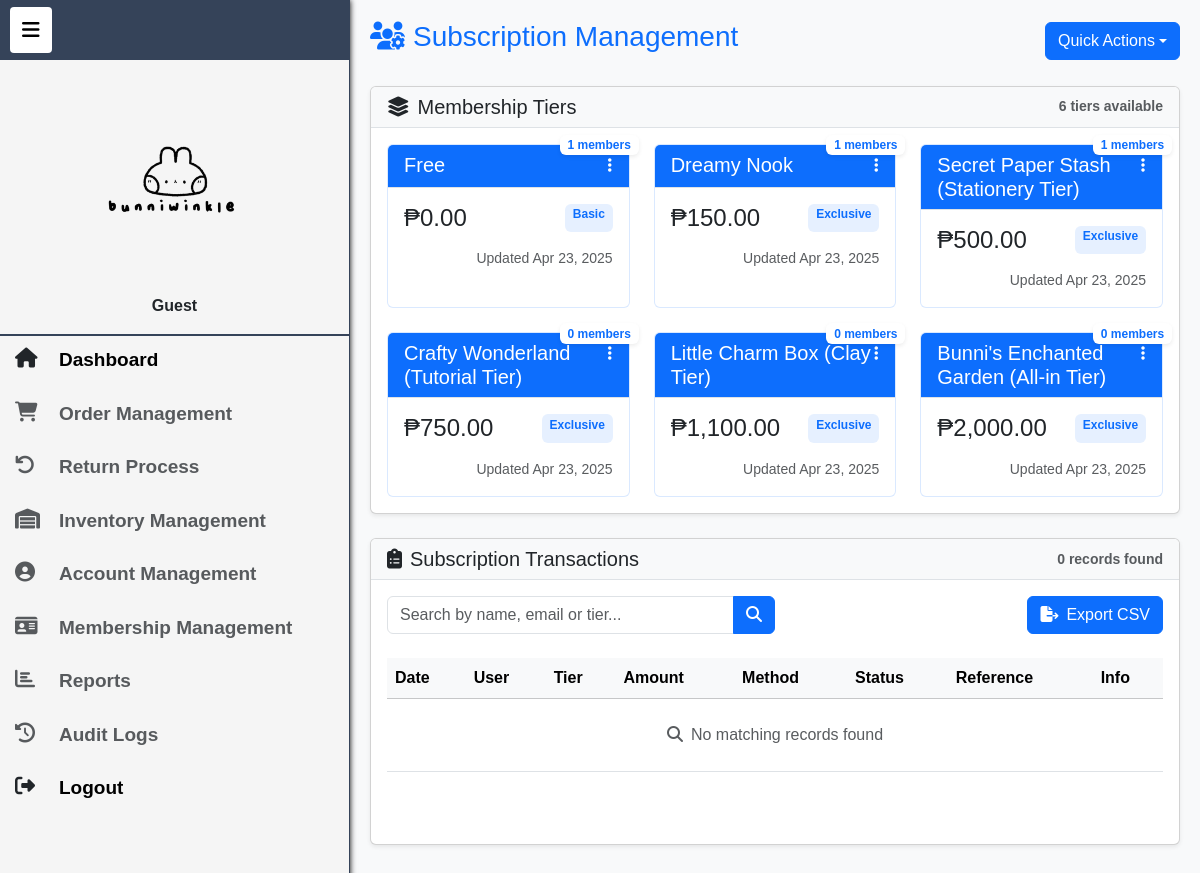
The app's page /pages/subscription-management.php with its own data.
### tables this page shows
CREATE TABLE membership_types (
    membership_type_id INT AUTO_INCREMENT PRIMARY KEY,
    type_name VARCHAR(50) UNIQUE NOT NULL,
    price DECIMAL(10,2) NOT NULL DEFAULT 0.00,
    description TEXT NULL,
    can_access_exclusive BOOLEAN DEFAULT FALSE,
    created_at DATETIME DEFAULT CURRENT_TIMESTAMP,
    modified_at DATETIME DEFAULT CURRENT_TIMESTAMP ON UPDATE CURRENT_TIMESTAMP
);

### pages/subscription-management.php (the view, shortened to what this page needs)
<?php
require_once __DIR__ . '/../config/db_connection.php';
$page    = isset($_GET['page'])   ? (int)$_GET['page']   : 1;
$perPage = 20;
$offset  = ($page - 1) * $perPage;
$memberships = $pdo->query("
    SELECT mt.*, COUNT(m.user_id) AS member_count
      FROM membership_types mt
 LEFT JOIN memberships m ON mt.membership_type_id = m.membership_type_id
  GROUP BY mt.membership_type_id
  ORDER BY mt.price ASC
")->fetchAll(PDO::FETCH_ASSOC);
$search    = isset($_GET['search']) ? "%{$_GET['search']}%" : '%';
$auditStmt = $pdo->prepare("
    SELECT SQL_CALC_FOUND_ROWS sa.*, u.name, u.email, mt.type_name
      FROM subscriptions_audit sa
      JOIN users u  ON sa.user_id = u.user_id
      JOIN membership_types mt ON sa.membership_type_id = mt.membership_type_id
     WHERE u.name       LIKE ?
        OR u.email      LIKE ?
        OR mt.type_name LIKE ?
     ORDER BY sa.payment_date DESC
     LIMIT ? OFFSET ?
");
$auditStmt->execute([$search, $search, $search, $perPage, $offset]);
$subscriptionAudits = $auditStmt->fetchAll(PDO::FETCH_ASSOC);
$totalResults = (int)$pdo->query("SELECT FOUND_ROWS()")->fetchColumn();
?>
<!DOCTYPE html>
<html lang="en">
<head>
    <link href="https://cdn.jsdelivr.net/npm/bootstrap@5.3.2/dist/css/bootstrap.min.css" rel="stylesheet">
    <link href="https://cdn.jsdelivr.net/npm/summernote@0.8.18/dist/summernote-lite.min.css" rel="stylesheet">
    <link rel="stylesheet" href="https://cdnjs.cloudflare.com/ajax/libs/font-awesome/6.4.0/css/all.min.css">
</head>
<body>
    <?php include __DIR__ . '/../includes/sidebar.php'; ?>
    <div class="main-content">
        <div class="d-flex justify-content-between align-items-center mb-4">
            <h1 class="h3 text-primary">
                <i class="fas fa-users-cog me-2"></i>Subscription Management
            </h1>
            <div class="dropdown">
                <button class="btn btn-primary dropdown-toggle" data-bs-toggle="dropdown">
                    Quick Actions
                </button>
            </div>
        </div>
        <div class="section-card card mb-4">
            <div class="card-header d-flex justify-content-between align-items-center">
                <h2 class="h5 mb-0">
                    <i class="fas fa-layer-group me-2"></i>Membership Tiers
                </h2>
                <small class="text-muted"><?= count($memberships) ?> tiers available</small>
            </div>
            <div class="card-body">
                <div class="row row-cols-1 row-cols-md-2 row-cols-lg-3 g-4">
                    <?php foreach ($memberships as $tier): ?>
                        <div class="col">
                            <div class="card membership-card h-100 position-relative">
                                <div class="card-header bg-primary text-white d-flex justify-content-between">
                                    <h5 class="mb-0"><?= htmlspecialchars($tier['type_name']) ?></h5>
                                    <div class="dropdown">
                                        <button class="btn btn-link text-white p-0" data-bs-toggle="dropdown">
                                            <i class="fas fa-ellipsis-v"></i>
                                        </button>
                                    </div>
                                </div>
                                <span class="status-badge badge bg-white text-primary shadow-sm">
                                    <?= $tier['member_count'] ?> members
                                </span>
                                <div class="card-body">
                                    <div class="d-flex justify-content-between mb-3">
                                        <div class="h4 mb-0">₱<?= number_format($tier['price'], 2) ?></div>
                                        <span class="badge bg-primary bg-opacity-10 text-primary">
                                            <?= $tier['can_access_exclusive'] ? 'Exclusive' : 'Basic' ?>
                                        </span>
                                    </div>
                                    <div class="text-end small text-muted">
                                        Updated <?= date('M j, Y', strtotime($tier['modified_at'])) ?>
                                    </div>
                                </div>
                            </div>
                        </div>
                    <?php endforeach; ?>
                </div>
            </div>
        </div>
        <div class="section-card card">
            <div class="card-header d-flex justify-content-between align-items-center">
                <h2 class="h5 mb-0">
                    <i class="fas fa-clipboard-list me-2"></i>Subscription Transactions
                </h2>
                <small class="text-muted"><?= $totalResults ?> records found</small>
            </div>
            <div class="card-body">
                <div class="d-flex justify-content-between mb-4">
                    <form class="w-50" method="GET">
                        <div class="input-group">
                            <input type="text" name="search" class="form-control"
                                placeholder="Search by name, email or tier..."
                                value="<?= htmlspecialchars($_GET['search'] ?? '') ?>">
                            <button type="submit" class="btn btn-primary">
                                <i class="fas fa-search"></i>
                            </button>
                        </div>
                    </form>
                    <button class="btn btn-primary" data-bs-toggle="modal" data-bs-target="#exportModal">
                        <i class="fas fa-file-export me-2"></i>Export CSV
                    </button>
                </div>
                <div class="table-responsive">
                    <table class="table table-hover align-middle">
                        <thead class="table-light">
                            <tr>
                                <th>Date</th>
                                <th>User</th>
                                <th>Tier</th>
                                <th>Amount</th>
                                <th>Method</th>
                                <th>Status</th>
                                <th>Reference</th>
                                <th>Info</th>
                            </tr>
                        </thead>
                        <tbody>
                            <?php if (count($subscriptionAudits) > 0): ?>
                                <?php foreach ($subscriptionAudits as $audit): ?>
                                    <tr>
                                        <td><?= date('M j, Y H:i', strtotime($audit['payment_date'] ?? 'now')) ?></td>
                                        <td>
                                            <?= htmlspecialchars($audit['name'] ?? 'Unknown User') ?><br>
                                            <small class="text-muted"><?= htmlspecialchars($audit['email'] ?? '') ?></small>
                                        </td>
                                        <td><?= htmlspecialchars($audit['type_name'] ?? 'Unknown Tier') ?></td>
                                        <td class="fw-bold">₱<?= number_format($audit['payment_amount'] ?? 0, 2) ?></td>
                                        <td>
                                            <?php
                                            $method = $audit['payment_method'] ?? '';
                                            $badgeClass = [
                                                'credit_card' => 'bg-primary',
                                                'paypal' => 'bg-info',
                                                'gcash' => 'bg-success',
                                                'bank_transfer' => 'bg-warning'
                                            ][$method] ?? 'bg-secondary';
                                            ?>
                                            <span class="badge <?= $badgeClass ?>">
                                                <?= ucfirst(str_replace('_', ' ', $method)) ?>
                                            </span>
                                        </td>
                                        <td>
                                            <span class="badge bg-<?=
                                                ($audit['payment_status'] ?? '') === 'completed' ? 'success' :
                                                (($audit['payment_status'] ?? '') === 'pending' ? 'warning' : 'danger')
                                            ?>">
                                                <?= ucfirst($audit['payment_status'] ?? 'unknown') ?>
                                            </span>
                                        </td>
                                        <td><small><code><?= htmlspecialchars($audit['reference_number'] ?? 'N/A') ?></code></small></td>
                                        <td>
                                            <button class="btn btn-sm btn-outline-primary"
                                                data-bs-toggle="modal"
                                                data-bs-target="#transactionDetailsModal"
                                                data-details="<?= htmlspecialchars(json_encode($audit ?: [])) ?>">
                                                <i class="fas fa-info-circle"></i>
                                            </button>
                                        </td>
                                    </tr>
                                <?php endforeach; ?>
                            <?php else: ?>
                                <tr>
                                    <td colspan="8" class="text-center py-4">
                                        <div class="text-muted">
                                            <i class="fas fa-search me-2"></i>No matching records found
                                        </div>
                                    </td>
                                </tr>
                            <?php endif; ?>
                        </tbody>
                    </table>
                </div>
            </div>
        </div>
    </div>
</body>
</html>

### assets/css/sidebar.css (style rules this page uses)
* { box-sizing: border-box; }
html, body { margin: 0; padding: 0; font-family: "Trebuchet MS", Arial, sans-serif; width: 100%; background: #f8f9fa; }
.dropdown-toggle { display: flex; align-items: center; width: 100%; }
.main-content { transition: margin-left 0.3s ease; flex: 1; padding: 20px; background: #f8f9fa; }

### pages/subscription-management.php (style rules this page uses)
html, body { height: 100%; margin: 0; }
.main-content { margin-left: var(--sidebar-width); width: calc(100% - var(--sidebar-width)); padding: 2rem; box-sizing: border-box; min-height: 100vh; color: #212529; }
.membership-card { border: 1px solid rgba(13, 110, 253, .15); transition: transform .2s, box-shadow .2s; }
.status-badge { position: absolute; top: -10px; right: -10px; }
.section-card { margin-bottom: 3rem; box-shadow: 0 0.125rem 0.25rem rgba(0, 0, 0, 0.075); }
.section-card .card-header { background-color: #f8f9fa; border-bottom: 1px solid #dee2e6; font-weight: 600; }

### records on screen
membership_types: type_name "Free", member_count "1", price "0.00", can_access_exclusive "Basic", modified_at "Apr 23, 2025"
membership_types: type_name "Dreamy Nook", member_count "1", price "150.00", can_access_exclusive "Exclusive", modified_at "Apr 23, 2025"
membership_types: type_name "Secret Paper Stash (Stationery Tier)", member_count "1", price "500.00", can_access_exclusive "Exclusive", modified_at "Apr 23, 2025"
membership_types: type_name "Crafty Wonderland (Tutorial Tier)", member_count "0", price "750.00", can_access_exclusive "Exclusive", modified_at "Apr 23, 2025"
membership_types: type_name "Little Charm Box (Clay Tier)", member_count "0", price "1,100.00", can_access_exclusive "Exclusive", modified_at "Apr 23, 2025"
membership_types: type_name "Bunni's Enchanted Garden (All-in Tier)", member_count "0", price "2,000.00", can_access_exclusive "Exclusive", modified_at "Apr 23, 2025"

### other values on screen
$_SESSION['name'] "Guest"
count($memberships) "6"
$totalResults "0"
